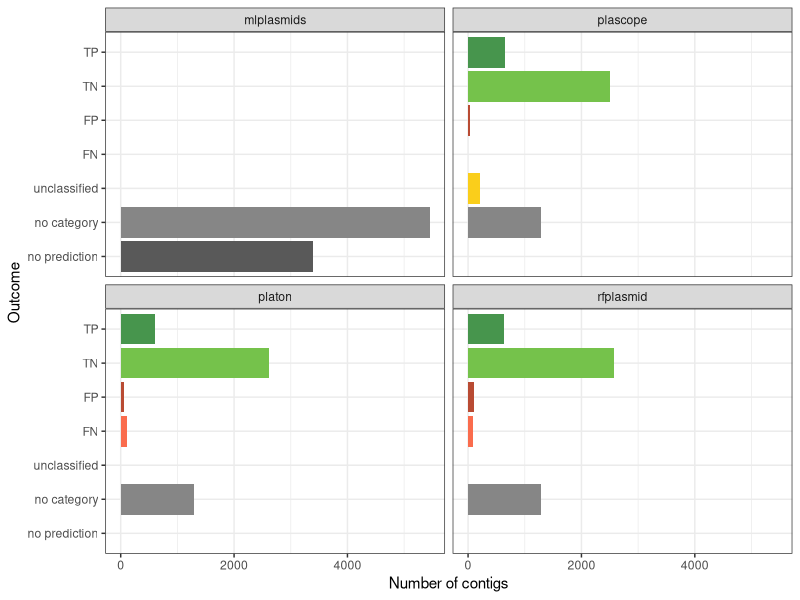

The R script that drew this image:
## ---- chunk 1
knitr::opts_chunk$set(echo = TRUE)
## ---- chunk 2
require(readr)
require(magrittr)
require(dplyr)
require(ggplot2)
require(stringr)
## ---- chunk 3
replicon_data <- read.csv("../../../ST131_ncbi_download/results/replicon_data.csv", header = FALSE)
names(replicon_data)<-c('assembly_accession','reference_id','replicon_length','classification')
## ---- chunk 4
mapped_contigs <- read_tsv("../../../ST131_ncbi_download/results/bactofidia_contigs_mapped.tsv", col_names=c('reference_id','contig_name'))
full_contig_info <- full_join(mapped_contigs,replicon_data,by="reference_id")
#remove translocations (maybe do something else with them in the future?)
translocations <- mapped_contigs$contig_name[duplicated(mapped_contigs$contig_name)]
full_contig_info %<>% filter(!contig_name %in% translocations)
## ---- chunk 5
all_contigs <- read.csv("../../../ST131_ncbi_download/results/shortread_assemblies_bactofidia/all_contig_names.txt", header = FALSE)
names(all_contigs)="contig_name"
all_contigs %<>% mutate(contig_name=str_replace(contig_name,'>',''))
## ---- chunk 6
mlplasmids_out <- read_tsv("../../mlplasmids/results/mlplasmids_all_results.tsv")
names(mlplasmids_out)<-c('assembly_accession','sra_accession','prob_chromosome','prob_plasmid','prediction','contig_name','contig_length')
mlplasmids_out$prediction %<>% tolower()
mlplasmids_out %<>% mutate(software="mlplasmids")
no_prediction_mlplasmids <- all_contigs %>% filter(!contig_name %in% mlplasmids_out$contig_name) %>% mutate(prediction="no prediction",software="mlplasmids")
## ---- chunk 7
platon_out <- read.csv("../../platon/results/platon_all_results.csv", header = FALSE)
names(platon_out) <- c("contig_name","prediction")
platon_out %<>% mutate(contig_name=str_replace(contig_name,'>',''))
platon_out %<>% mutate(software="platon")
no_prediction_platon <- all_contigs %>% filter(!contig_name %in% platon_out$contig_name) %>% mutate(prediction="no prediction",software="platon")
## ---- chunk 8
plascope_out <- read.csv("../../plascope/results/plascope_all_results.csv", header = FALSE)
names(plascope_out) <- c("contig_name","prediction")
plascope_out %<>% mutate(contig_name=str_replace(contig_name,'>',''))
plascope_out %<>% mutate(software="plascope")
no_prediction_plascope <- all_contigs %>% filter(!contig_name %in% plascope_out$contig_name) %>% mutate(prediction="no prediction",software="plascope")
## ---- chunk 9
rfplasmid_out <- read.csv("../../rfplasmid/results/rfplasmid_predictions/prediction.csv")
names(rfplasmid_out) <- c("short_name","prediction","votes_chromosome","votes_plasmid","contig_name")
rfplasmid_out$prediction[rfplasmid_out$prediction=="c"]<- "chromosome"
rfplasmid_out$prediction[rfplasmid_out$prediction=="p"]<- "plasmid"
rfplasmid_out %<>% mutate(software="rfplasmid")
no_prediction_rfplasmid <- all_contigs %>% filter(!contig_name %in% rfplasmid_out$contig_name) %>% mutate(prediction="no prediction",software="rfplasmid")
## ---- chunk 10
all_output <- rbind(select(mlplasmids_out,c(contig_name,prediction,software)),platon_out,plascope_out,select(rfplasmid_out,c(contig_name,prediction,software)),no_prediction_mlplasmids,no_prediction_platon,no_prediction_plascope,no_prediction_rfplasmid)
## ---- chunk 11
all_analysis<- full_join(all_output,full_contig_info,by="contig_name")
true_positives <- all_analysis %>% filter(prediction=="plasmid" & classification=="plasmid") %>% mutate(result="TP")
true_negatives <- all_analysis %>% filter(prediction=="chromosome" & classification=="chromosome") %>% mutate(result="TN")
false_positives <- all_analysis %>% filter(prediction=="plasmid" & classification=="chromosome") %>% mutate(result="FP")
false_negatives <- all_analysis %>% filter(prediction=="chromosome" & classification=="plasmid") %>% mutate(result="FN")
unclassified <- all_analysis %>% filter(prediction=="unclassified" & !is.na(classification)) %>% mutate(result="unclassified")

final_result <- rbind(true_positives,true_negatives,false_positives,false_negatives,unclassified)
no_prediction <- all_analysis %>% filter(prediction=="no prediction" & !is.na(classification)) %>% mutate(result="no prediction")
no_category <- all_analysis %>% filter(is.na(classification)) %>% mutate(result="no category")
final_result %<>% rbind(no_category,no_prediction)
## ---- chunk 12
level_order <- c("TP","TN","FP","FN","unclassified","no category","no prediction")

theme_set(theme_bw())
ggplot(final_result,aes(y= factor(result, level= rev(level_order)),fill=factor(result, level= level_order)))+
  geom_bar()+
  facet_wrap(~software)+
  labs(x = "Number of contigs", y = "Outcome")+
  guides(fill= FALSE)+
  scale_fill_manual(values=c("#47954D","#75C24B","#B94B33","#FA6C4D","#FACE1B","#868686","#595959"))
